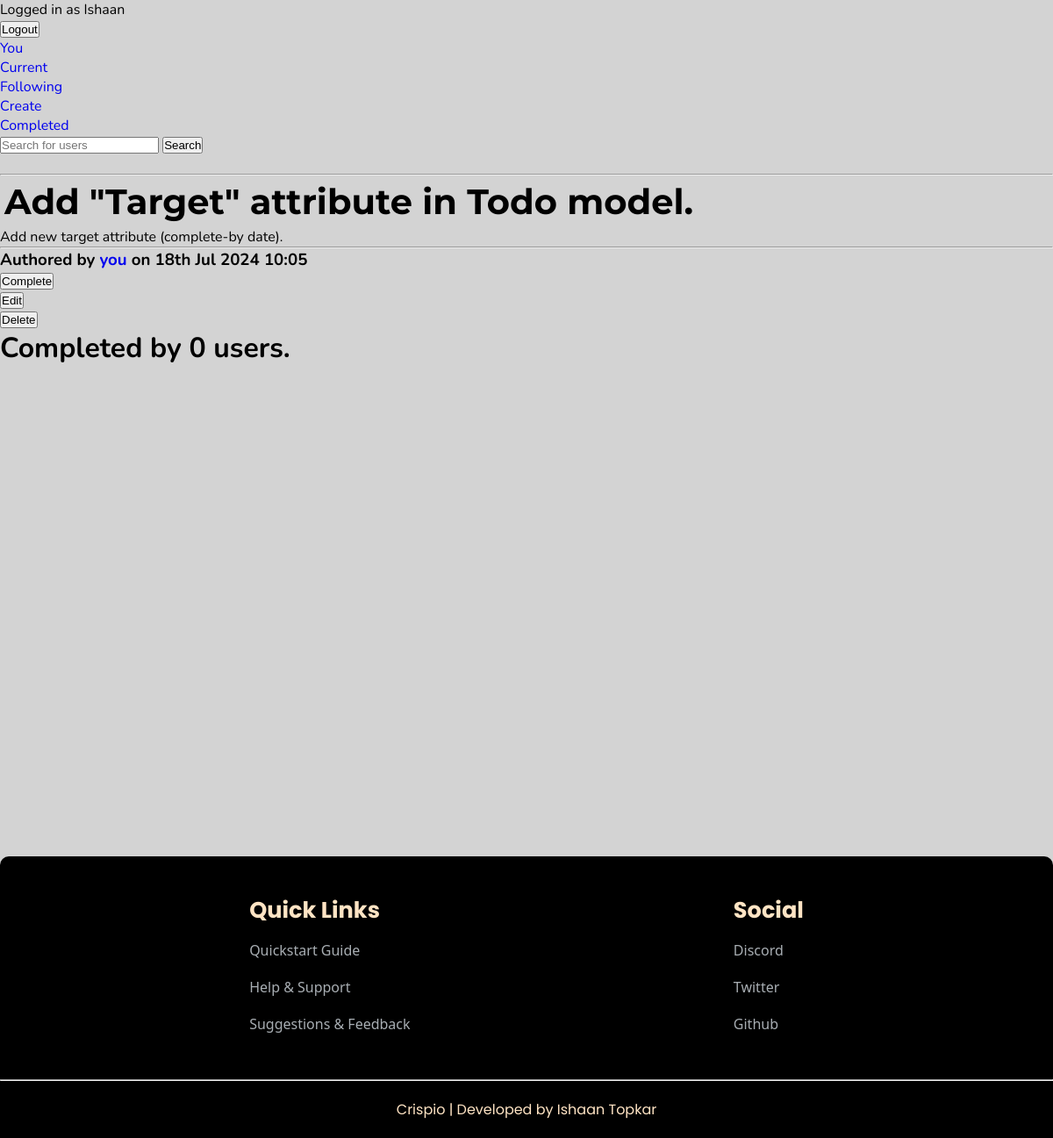
Page /todo/view/21 (signed in) on the committed database.
### crispApp/models.py (models this page shows, shortened)
class Todo(models.Model):
    title = models.CharField(max_length=100)
    memo = models.TextField(blank=True)
    visibility_choices = [
        ('Private', 'Personal - Only visible to you'),
        ('Exclusive', 'Exclusive - Send to selective followers'),
        ('Public', 'Public - Send to your followers'),
    ]
    visibility = models.CharField(max_length=9, choices=visibility_choices, default='Private')
    created = models.DateTimeField(auto_now_add=True)
    important = models.BooleanField(default=False)
    author = models.ForeignKey(UserProfile, on_delete=models.CASCADE, related_name='author')
    submitters = models.ManyToManyField(UserProfile, through='Submission')
    send_to = models.ManyToManyField(UserProfile, related_name='send_to')

### crispApp/views.py (the view)
# urls.py: path('todo/view/<int:todo_id>', views.viewtodo, name="viewtodo"),
@login_required #(DETAIL) - Profile Needed
def viewtodo(request, todo_id):
    try:
        profile = UserProfile.objects.get(user=request.user)
    except ObjectDoesNotExist:
        return redirect ('userProfile:createprofile')
    todo1 = get_object_or_404(Todo, pk=todo_id)
    submissions = Submission.objects.filter(todo=todo1)
    submitted = Submission.objects.filter(todo=todo1, submitter=profile)
    count = Submission.objects.filter(todo=todo1).count()
    if profile in todo1.author.instructing.all():
        followed = True
    else:
        followed=False
    if todo1.visibility=='Exclusive' and followed==False and profile!=todo1.author:
        return redirect('currenttodos')
    if todo1.author==profile:
        self=True
    else:
        self=False
    form = TodoForm(instance=todo1)
    if self or todo1.visibility=='Public' or profile in todo1.send_to.all():
        access = True
    else:
        access = False
    context = {'submitted':submitted, 'count':count, 'form':form, 'todo':todo1,'profile':profile,'self':self,'submissions':submissions, 'access':access}
    return render (request, 'todoApp/viewtodo.html', context)

### crispApp/forms.py
class TodoForm(ModelForm):
     class Meta:
          model = Todo
          fields = ['title', 'memo', 'important','visibility']
          widgets = {
            'complete_by': DateInput(attrs={'type': 'date'}),
          }

### crispApp/templates/todoApp/viewtodo.html (shortened to what this page needs)
{% extends 'todoApp/base.html' %}
{% load static %}
     {% block content %}
     <br>
     {% if access %}
     <hr>
          <h1  class="heading">{{ todo.title }}</h1>
          {{ todo.memo }}<hr>
          <h3>Authored by <a href="{% url 'userProfile:viewprofile' todo.author.id %}">
                    {% if self %}
                         you
                    {% else %}
                    {{ todo.author.name }}
                    {% endif %}
               </a> on {{ todo.created|date:'dS M Y H:i' }}</h3>
          {% if submitted %}
               {% if todo.pin %}
                    <form method="POST" action="{% url 'completetodo' todo.id %}">
                         {% csrf_token %}
                    <button type="submit">Complete</button>
                    </form>
               {% else %}
                    <form method="GET" action="{% url 'reassign' todo.id %}">
                         <button type="submit">Re-assign</button>
                    </form>
               {% endif %}
          {% else %}
          <form method="POST" action="{% url 'completetodo' todo.id %}">
          <button type="submit">Complete</button>
          </form>
          {% endif %}
          {% if self %}
               <form method="GET" action="{% url 'edittodo' todo.id %}">
                    <button type="submit">Edit</button>
               </form>
               <form method="POST" action="{% url 'deletetodo' todo.id %}">
                    <button type="submit">Delete</button>
               </form>
          {% endif %}
          <h1>Completed by {{ count }} user{{ count|pluralize }}.</h1>
     {% else %}
          <h1>You don't have access to this to-do.</h1>
     {% endif %}
     {% endblock %}

### crispApp/templates/todoApp/base.html (shortened to what this page needs)
<!doctype html>
<html lang="en">
{% load static %}
<head>
     <link rel="stylesheet" href="{% static 'crispApp/Styling/styling.css' %}"/>
     <link rel="stylesheet" href="{% static 'crispApp/Styling/homepage.css' %}">
     <link rel="stylesheet" href="{% static 'crispApp/Styling/connect.css' %}">
     <link rel="stylesheet" href="{% static 'crispApp/Styling/mediaqueries.css' %}"/>
     <link href="https://cdn.jsdelivr.net/npm/remixicon@4.3.0/fonts/remixicon.css" rel="stylesheet"/>
</head>
     {% if user.is_authenticated %}
<body style="background-color: lightgrey;">
     Logged in as {{ user.first_name }}
     <form method="POST" action="{% url 'logoutuser' %}">
     <button type="SUBMIT">Logout</button>
     </form>
     <a href="{% url 'userProfile:viewself' %}">You</a><br>
     <a href="{% url 'currenttodos' %}">Current</a><br>
     <a href="{% url 'publictodos' 'following' %}">Following</a><br>
     <a href="{% url 'createtodos' %}">Create</a><br>
     <a href="{% url 'completedtodos' %}">Completed</a><br>
     <form method="GET" action="{% url 'userProfile:searchprofile' %}">
          <input type="search" placeholder="Search for users" name="userinput">
          <button type="submit">Search</button>
     </form>
     {% endif %}
     <div style="min-height: 100vh;">
          {% block content %}{% endblock %}
     </div>
     <footer>
          <div class="container">
              <div class="row">
                  <div class="footer-col">
                    <br>
                      <h4>Quick Links</h4>
                      <ul>
                          <li><a href="https://discord.com/channels/1299638257125949450/1299638257956425799/1299658402699415596">Quickstart Guide</a></li>
                          <li><a href="https://discord.gg/4mSrbPtQeV">Help & Support</a></li>
                          <li><a href="https://discord.gg/R3K2Em852x">Suggestions & Feedback</a></li>
                      </ul>
                  </div>
                    <div class="footer-col">
                         <br>
                    <h4>Social</h4>
                    <ul>
                         <li><a href="https://discord.gg/CVPWnkuDWN">Discord</a></li>
                         <li><a href="https://x.com/topCodegeek">Twitter</a></li>
                         <li><a href="https://github.com/topCodegeek">Github</a></li>
                    </ul>
                    </div>
               </div>
               <br>
              <hr>
              <div class="row">
                  <div class="col">
                      <p>Crispio | Developed by Ishaan Topkar</p>
                  </div>
              </div>
          </div>
      </footer>
</body>
</html>

### crispApp/static/crispApp/Styling/styling.css (style rules this page uses)
a { text-decoration: none; }
* { margin: 0; padding: 0; }
html { scroll-behavior: smooth; }
body { align-content: center; }
footer .container { border-top-left-radius: 10px; border-top-right-radius: 10px; background-color: black; }
.row { display: flex; justify-content:space-around; padding: 20px 100px; }
.footer-col ul { list-style: none; }
.footer-col h4 { color:bisque; margin-bottom: 5px; font-size: 1.6rem; position: relative; font-family: "Poppins", sans-serif; }
.footer-col ul li { padding: 10px 0; font-family:'Segoe UI', Tahoma, Geneva, Verdana, sans-serif; }
.footer-col ul li a { color:aliceblue; text-decoration: none; font-size: 1rem; opacity: 0.7; transition: 0.5s; }
.col p { text-align: center; color:bisque; font-family: "Poppins", sans-serif; }
.heading { margin: 5px; font-family: 'Montserrat'; font-size: 2.5rem; }

### crispApp/static/crispApp/Styling/homepage.css (style rules this page uses)
body { font-family: 'Nunito'; }

### rows in the picture
Todo: title "Add \"Target\" attribute in Todo model.", memo "Add new target attribute (complete-by date).", created "18th Jul 2024 10:05"

### other values in the picture
{{ user.first_name }} "Ishaan"
{{ count }} "0"
